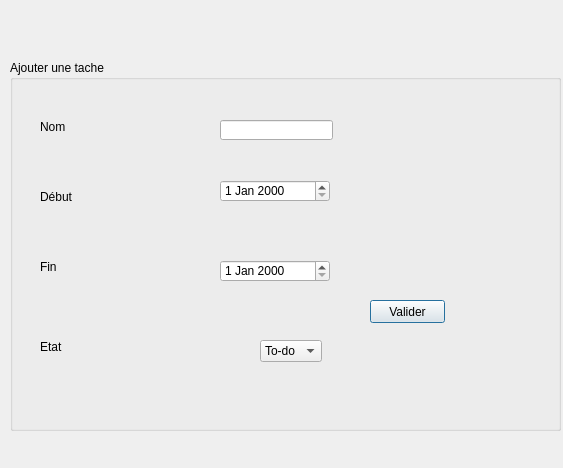
<?xml version="1.0" encoding="UTF-8"?>
<ui version="4.0">
 <class>modifiertache</class>
 <widget class="QDialog" name="modifiertache">
  <property name="geometry">
   <rect>
    <x>0</x>
    <y>0</y>
    <width>563</width>
    <height>468</height>
   </rect>
  </property>
  <property name="windowTitle">
   <string>Dialog</string>
  </property>
  <widget class="QGroupBox" name="groupBox">
   <property name="geometry">
    <rect>
     <x>10</x>
     <y>60</y>
     <width>551</width>
     <height>371</height>
    </rect>
   </property>
   <property name="title">
    <string>Ajouter une tache</string>
   </property>
   <widget class="QDateEdit" name="date_fin">
    <property name="geometry">
     <rect>
      <x>210</x>
      <y>200</y>
      <width>110</width>
      <height>22</height>
     </rect>
    </property>
   </widget>
   <widget class="QComboBox" name="etat">
    <property name="geometry">
     <rect>
      <x>250</x>
      <y>280</y>
      <width>62</width>
      <height>22</height>
     </rect>
    </property>
    <item>
     <property name="text">
      <string>To-do</string>
     </property>
    </item>
    <item>
     <property name="text">
      <string>Doing</string>
     </property>
    </item>
    <item>
     <property name="text">
      <string>Done</string>
     </property>
    </item>
   </widget>
   <widget class="QLabel" name="label_2">
    <property name="geometry">
     <rect>
      <x>30</x>
      <y>200</y>
      <width>47</width>
      <height>14</height>
     </rect>
    </property>
    <property name="text">
     <string>Fin</string>
    </property>
   </widget>
   <widget class="QLabel" name="label">
    <property name="geometry">
     <rect>
      <x>30</x>
      <y>130</y>
      <width>47</width>
      <height>14</height>
     </rect>
    </property>
    <property name="text">
     <string>Début</string>
    </property>
   </widget>
   <widget class="QLabel" name="label_3">
    <property name="geometry">
     <rect>
      <x>30</x>
      <y>280</y>
      <width>47</width>
      <height>14</height>
     </rect>
    </property>
    <property name="text">
     <string>Etat</string>
    </property>
   </widget>
   <widget class="QDateEdit" name="date_debut">
    <property name="geometry">
     <rect>
      <x>210</x>
      <y>120</y>
      <width>110</width>
      <height>22</height>
     </rect>
    </property>
   </widget>
   <widget class="QPushButton" name="validerajout">
    <property name="geometry">
     <rect>
      <x>360</x>
      <y>240</y>
      <width>75</width>
      <height>23</height>
     </rect>
    </property>
    <property name="text">
     <string>Valider</string>
    </property>
   </widget>
   <widget class="QLabel" name="label_4">
    <property name="geometry">
     <rect>
      <x>30</x>
      <y>60</y>
      <width>47</width>
      <height>14</height>
     </rect>
    </property>
    <property name="text">
     <string>Nom</string>
    </property>
   </widget>
   <widget class="QLineEdit" name="nomtache">
    <property name="geometry">
     <rect>
      <x>210</x>
      <y>60</y>
      <width>113</width>
      <height>20</height>
     </rect>
    </property>
   </widget>
  </widget>
 </widget>
 <resources/>
 <connections/>
</ui>
